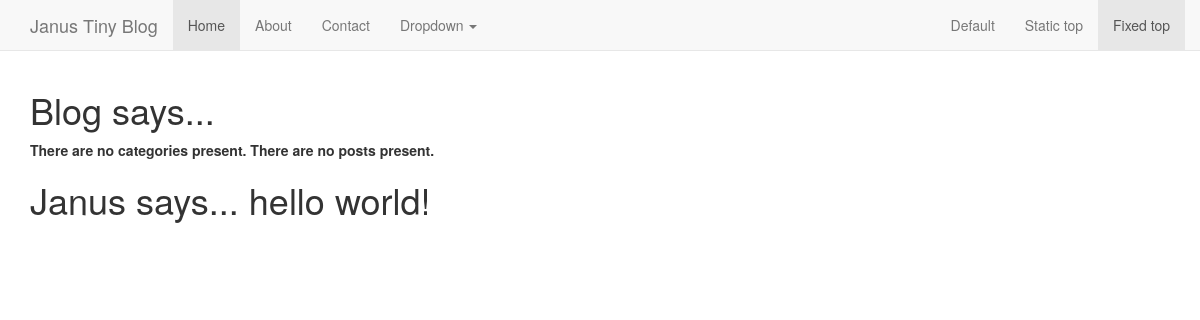
The page /blog/ on the database as committed earlier.
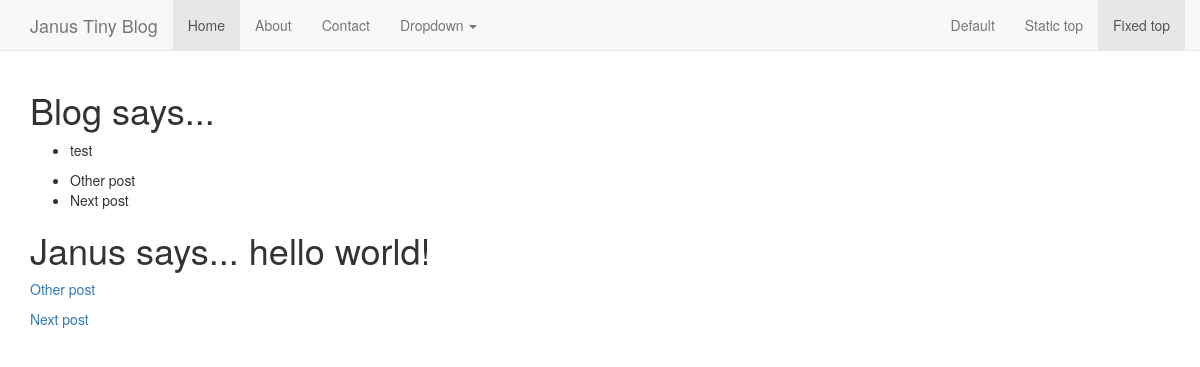
The same page on the database as committed later.
### blog/models.py (models this page shows, shortened)
class Category(models.Model):
	name = models.CharField(max_length=128, unique=True)
	slug = models.SlugField(unique=True)

class Post(models.Model):
	category = models.ForeignKey(Category)
	author = models.ForeignKey(User)
	title = models.CharField(max_length=128)
	slug = models.SlugField(unique=True)
	body = models.TextField()
	url = models.URLField(blank=True)
	views = models.IntegerField(default=0)
	status = models.CharField(max_length=1, choices=BLOG_ITEM_STATUS, default='0')
	updated = models.DateTimeField(auto_now=True)
	created = models.DateTimeField(auto_now_add=True)
	class Meta:
		ordering = ['created']

### blog/views.py (the view)
def index(request):
    category_list = Category.objects.order_by('name')
    """Main listing."""
    posts = Post.objects.all().order_by("-created")
    paginator = Paginator(posts, 2)
    try: page = int(request.GET.get("page", '1'))
    except ValueError: page = 1
    try:
        posts = paginator.page(page)
    except (InvalidPage, EmptyPage):
        posts = paginator.page(paginator.num_pages)
    context_dict = {'categories': category_list, 'posts': posts, 'months':mkmonth_lst()}
    return render_to_response("blog/index.html", context_dict)

### blog/views.py (called while the page is built)
def mkmonth_lst():
    if not Post.objects.count(): return []
    year, month = time.localtime()[:2]
    first = Post.objects.order_by("created")[0]
    fyear = first.created.year
    fmonth = first.created.month
    months = []
    for y in range(year, fyear-1, -1):
        start, end = 12, 0
        if y == year: start = month
        if y == fyear: end = fmonth-1
        for m in range(start, end, -1):
            months.append((y, m, month_name[m]))
    return months

### templates/blog/index.html
{% extends 'base.html' %}
 {% block content %}
        <h1>Blog says...</h1>
        {% if categories %}
            <ul>
                {% for category in categories %}
                <li>{{ category.name }}</li>
                {% endfor %}
            </ul>
        {% else %}
            <strong>There are no categories present.</strong>
        {% endif %}
        {% if posts %}
            <ul>
                {% for post in posts %}
                <li>{{ post.title }}</li>
                {% endfor %}
            </ul>
        {% else %}
            <strong>There are no posts present.</strong>
        {% endif %}
        {% if user.is_authenticated %}
<h1>Janus says... hello {{ user.username }}!</h1>
{% else %}
<h1>Janus says... hello world!</h1>
{% endif %}
        <div id="postslist">
                {% for post in posts %}
                <p><a href="/blog/posts/{{ post.slug }}/">{{ post.title }}</a></p>
                {% endfor %}
        </div>
 {% endblock %}

### templates/base.html (shortened to what this page needs)
{% load static from staticfiles %}
<!DOCTYPE html>
<html lang="ru">
    <head>
        <link href="{% static "css/bootstrap.css" %}" rel="stylesheet">
        <link href="{% static "css/navbar-fixed-top.css" %}" rel="stylesheet">
    </head>
<body>
    <nav class="navbar navbar-default navbar-fixed-top">
      <div class="container">
        <div class="navbar-header">
          <a class="navbar-brand" href="/">Janus Tiny Blog</a>
        </div>
        <div id="navbar" class="navbar-collapse collapse">
          <ul class="nav navbar-nav">
            <li class="active"><a href="#">Home</a></li>
            <li><a href="#about">About</a></li>
            <li><a href="#contact">Contact</a></li>
            <li class="dropdown">
              <a href="#" class="dropdown-toggle" data-toggle="dropdown" role="button" aria-expanded="false">Dropdown <span class="caret"></span></a>
            </li>
          </ul>
          <ul class="nav navbar-nav navbar-right">
            <li><a href="../navbar/">Default</a></li>
            <li><a href="../navbar-static-top/">Static top</a></li>
            <li class="active"><a href="./">Fixed top <span class="sr-only">(current)</span></a></li>
          </ul>
        </div>
      </div>
    </nav>
<div class="container">
     {% block content %}Empty page{% endblock %}
</div>
</body>
</html>

### static/css/navbar-fixed-top.css (style rules this page uses)
body { min-height: 2000px; padding-top: 70px; }

### templates/base.html (style rules this page uses)
body { padding-top: 60px; }

Rows that differ between the two databases and show on the page:
added Category: name "test"
added Post: title "Other post"
added Post: title "Next post"
Other text that changed with them:
text no longer shown: "There are no categories present. There are no posts present."
